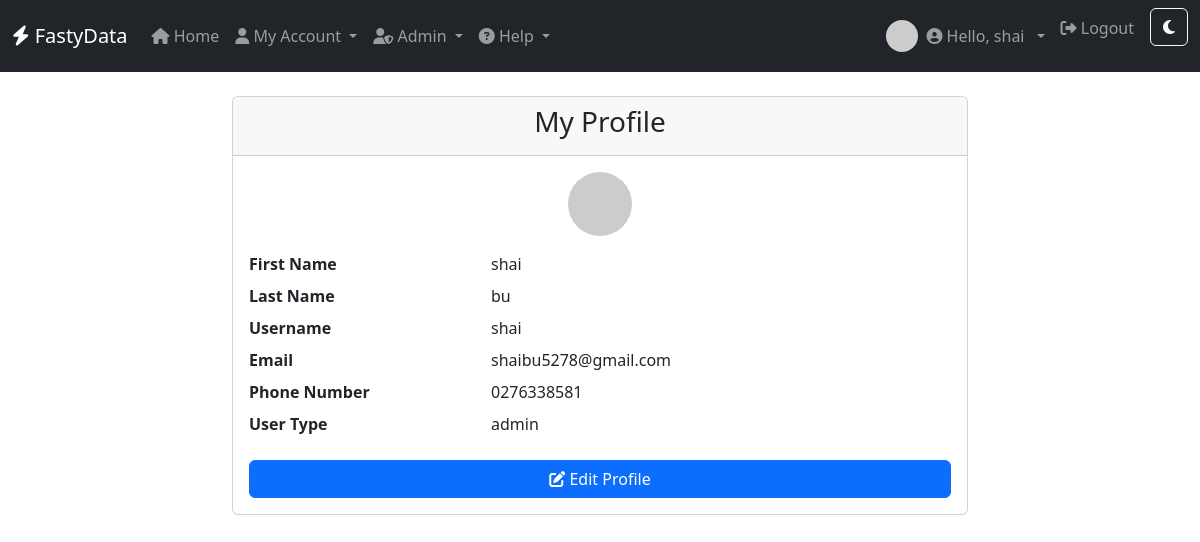
The app's page /profile (signed in) with its own data.
### models/user.py (models this page shows, shortened)
class User(db.Model, UserMixin):
    id = db.Column(db.Integer, primary_key=True)
    first_name=db.Column(db.String(80),nullable=False)
    last_name=db.Column(db.String(80), nullable=False)
    username = db.Column(db.String(80), unique=True, nullable=False)
    password_hash = db.Column(db.String(128))
    user_type = db.Column(db.String(80), nullable=False)
    phone_number=db.Column(db.String(15))
    email = db.Column(db.String(120))

### app.py (the view)
@app.route('/profile')
@login_required
def profile():
    return render_template('profile.html', user=current_user)

### app.py (called while the page is built)
@login_manager.user_loader
def load_user(user_id):
    return db.session.get(User, int(user_id))

### templates/profile.html (shortened to what this page needs)
{% extends "base.html" %}
{% block content %}
<div class="row justify-content-center">
  <div class="col-md-8">
    <div class="card">
      <div class="card-header text-center">
        <h3>My Profile</h3>
      </div>
      <div class="card-body">
        <div class="text-center mb-3">
          <img src="https://ui-avatars.com/api/?name={{ user.first_name|default('U') }}+{{ user.last_name|default('S') }}&background=random&size=64" class="rounded-circle" width="64" height="64" alt="avatar">
        </div>
        <dl class="row">
          <dt class="col-sm-4">First Name</dt><dd class="col-sm-8">{{ user.first_name }}</dd>
          <dt class="col-sm-4">Last Name</dt><dd class="col-sm-8">{{ user.last_name }}</dd>
          <dt class="col-sm-4">Username</dt><dd class="col-sm-8">{{ user.username }}</dd>
          <dt class="col-sm-4">Email</dt><dd class="col-sm-8">{{ user.email }}</dd>
          <dt class="col-sm-4">Phone Number</dt><dd class="col-sm-8">{{ user.phone_number }}</dd>
          <dt class="col-sm-4">User Type</dt><dd class="col-sm-8">{{ user.user_type }}</dd>
        </dl>
        <div class="d-grid gap-2">
          <a href="{{ url_for('edit_profile') }}" class="btn btn-primary"><i class="fas fa-edit"></i> Edit Profile</a>
        </div>
      </div>
    </div>
  </div>
</div>
{% endblock %}

### templates/base.html (shortened to what this page needs)
<!DOCTYPE html>
<html lang="en">
<head>
    <link rel="stylesheet" href="https://cdn.jsdelivr.net/npm/bootstrap@5.3.0/dist/css/bootstrap.min.css">
    <link rel="stylesheet" href="https://cdnjs.cloudflare.com/ajax/libs/font-awesome/6.4.0/css/all.min.css">
</head>
<body>
<nav class="navbar navbar-expand-lg navbar-dark bg-dark mb-4">
    <div class="container-fluid">
        <a class="navbar-brand" href="{{ url_for('home') }}">
            <i class="fas fa-bolt"></i> FastyData
        </a>
        <div class="collapse navbar-collapse" id="navbarNav">
            <ul class="navbar-nav me-auto mb-2 mb-lg-0">
                <li class="nav-item">
                    <a class="nav-link {% if request.endpoint == 'home' %}active{% endif %}" href="{{ url_for('home') }}">
                        <i class="fas fa-home"></i> Home
                    </a>
                </li>
                {% if current_user.is_authenticated %}
                    <li class="nav-item dropdown">
                        <a class="nav-link dropdown-toggle {% if request.endpoint in ['account', 'transactions'] %}active{% endif %}" href="#" id="userDropdown" role="button" data-bs-toggle="dropdown" aria-expanded="false">
                            <i class="fas fa-user"></i> My Account
                        </a>
                    </li>
                    {% if current_user.user_type == 'admin' %}
                        <li class="nav-item dropdown">
                            <a class="nav-link dropdown-toggle " href="#" id="adminDropdown" role="button" data-bs-toggle="dropdown" aria-expanded="false">
                                <i class="fas fa-user-shield"></i> Admin
                            </a>
                        </li>
                    {% endif %}
                {% endif %}
                <li class="nav-item dropdown">
                    <a class="nav-link dropdown-toggle" href="#" id="helpDropdown" role="button" data-bs-toggle="dropdown" aria-expanded="false">
                        <i class="fas fa-question-circle"></i> Help
                    </a>
                </li>
            </ul>
            <ul class="navbar-nav mb-2 mb-lg-0">
                {% if current_user.is_authenticated %}
                    <li class="nav-item dropdown d-flex align-items-center">
                        <a href="#" class="nav-link dropdown-toggle d-flex align-items-center" id="avatarDropdown" role="button" data-bs-toggle="dropdown" aria-expanded="false">
                            <img src="https://ui-avatars.com/api/?name={{ current_user.first_name|default('U') }}+{{ current_user.last_name|default('S') }}&background=random&size=32"
                                 alt="avatar" class="rounded-circle me-2" width="32" height="32">
                            <span class="navbar-text me-2">
                                <i class="fas fa-user-circle"></i> Hello, {{ current_user.username }}
                            </span>
                        </a>
                    </li>
                    <li class="nav-item">
                        <a class="nav-link" href="{{ url_for('logout') }}">
                            <i class="fas fa-sign-out-alt"></i> Logout
                        </a>
                    </li>
                    <li class="nav-item">
                        <button id="themeToggle" class="btn btn-outline-light ms-2" type="button" title="Toggle dark/light mode">
                            <i class="fas fa-moon" id="themeIcon"></i>
                        </button>
                    </li>
                {% endif %}
            </ul>
        </div>
    </div>
</nav>
<div class="container">
    {% block content %}{% endblock %}
</div>
</body>
</html>

### records on screen
User: username "shai", first_name "shai", last_name "bu", email "shaibu5278@gmail.com", phone_number "0276338581", user_type "admin"
